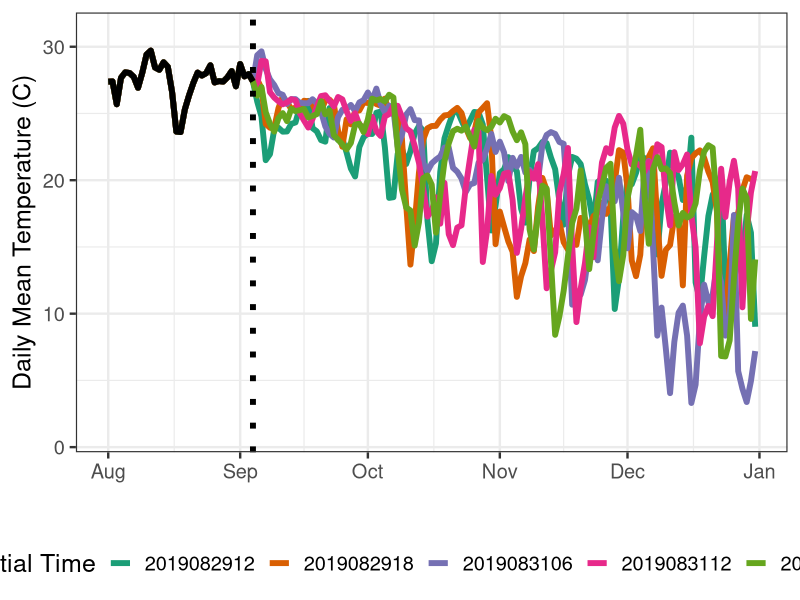

Generate this figure with R:
library(tidyverse)



tmean = read_csv('defense_figures/tmean_data_20190905.csv')

date_range = as.Date(c('2019-08-01','2019-12-31'))

observed_line = tmean %>%
  group_by(time) %>%
  summarise(tmean = mean(tmean)) %>%
  ungroup() %>%
  filter(time <= as.Date('2019-09-04'))

ggplot(tmean, aes(x=time, y=tmean, color=as.factor(initial_time))) +
  geom_line(size=2) +
  geom_line(data = observed_line, color='black', size=2) + 
  scale_color_brewer(palette = 'Dark2') +
  geom_vline(xintercept = as.Date('2019-09-04'), size=2, linetype='dotted') + 
  scale_x_date(limits = as.Date(c('2019-08-01','2019-12-31'))) +
  theme_bw(18) + 
  theme(legend.position = 'bottom') + 
  labs(x='', y='Daily Mean Temperature (C)', color='Initial Time')
